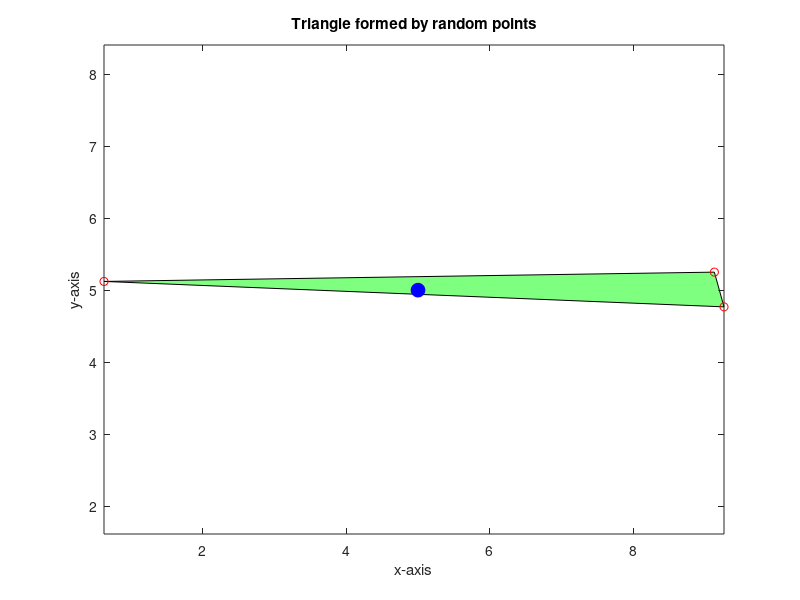

Source code (MATLAB):
lower_limit = 0; 
upper_limit = 10; 

points = lower_limit + (upper_limit - lower_limit) * rand(3, 2); 

x1 = points(1, 1); y1 = points(1, 2);
x2 = points(2, 1); y2 = points(2, 2);
x3 = points(3, 1); y3 = points(3, 2);

figure;
fill([x1 x2 x3], [y1 y2 y3], 'g', 'FaceAlpha', .5);
hold on;
plot(points(:,1), points(:,2), 'ro');
title('Triangle formed by random points');
xlabel('x-axis');
ylabel('y-axis');
axis equal;

while true
    x_message = sprintf('Enter a value between %d and %d for X: ', min(points(:, 1)), max(points(:, 1)))
    x_input = input(x_message);
    y_message = sprintf('Enter a value between %d and %d for Y: ', min(points(:, 2)), max(points(:, 2)))
    y_input = input(y_message);
    
    if x_input >= lower_limit && x_input <= upper_limit && y_input >= lower_limit && y_input <= upper_limit
        break; 
    else
        disp('Please enter values within the range of 0 to 10.'); 
    end
end

A = 1/2 * abs(x1*(y2-y3) + x2*(y3-y1) + x3*(y1-y2));
A1 = 1/2 * abs(x_input*(y2-y3) + x2*(y3-y_input) + x3*(y_input-y2));
A2 = 1/2 * abs(x1*(y_input-y3) + x_input*(y3-y1) + x3*(y1-y_input));
A3 = 1/2 * abs(x1*(y2-y_input) + x2*(y_input-y1) + x_input*(y1-y2));

if A == A1 + A2 + A3
    disp('The point is inside the triangle.');
    plot(x_input, y_input, 'bo', 'MarkerSize', 10, 'MarkerFaceColor', 'b'); 
else
    disp('The point is outside the triangle.');
    plot(x_input, y_input, 'ko', 'MarkerSize', 10, 'MarkerFaceColor', 'k'); 
end

hold off; 
